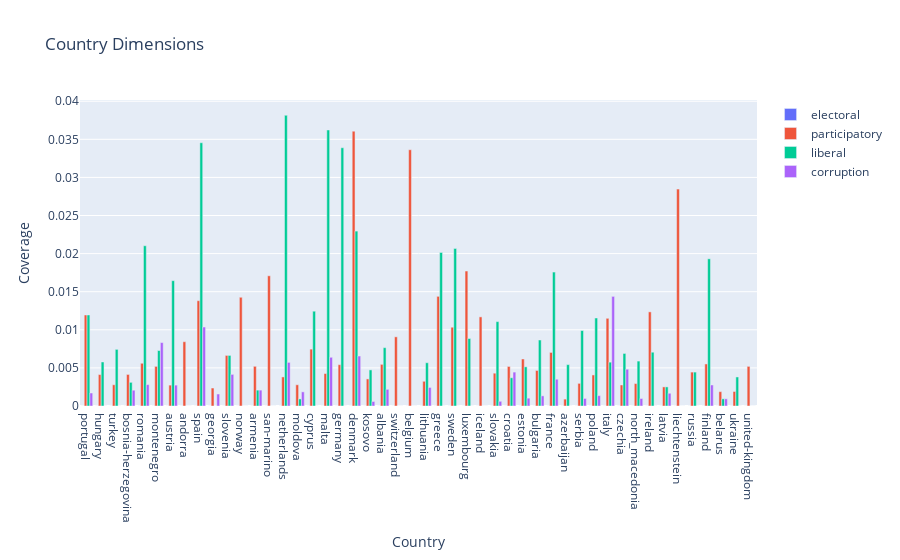

Notebook cell for this chart:
### Code cell
# plot
fig = go.Figure()

# Iterate over each column (excluding the 'Category' column)
for col in df.columns[2:]:
    fig.add_trace(go.Bar(x=df['country'], y=df[col], name=col))

# Customize the layout (optional)
fig.update_layout(title='Country Dimensions', xaxis_title='Country', yaxis_title='Coverage')

# Display the chart
fig.show()

### Figure 1 — Plotly figure (JSON) as saved in the notebook; plotly's stock layout.template omitted (floating-point values rounded to 4 significant figures)
{"data": [{"name": "electoral", "type": "bar", "x": ["portugal", "hungary", "turkey", "bosnia-herzegovina", "romania", "montenegro", "austria", "andorra", "spain", "georgia", "slovenia", "norway", "armenia", "san-marino", "netherlands", "moldova", "cyprus", "malta", "germany", "denmark", "kosovo", "albania", "switzerland", "belgium", "lithuania", "greece", "sweden", "luxembourg", "iceland", "slovakia", "croatia", "estonia", "bulgaria", "france", "azerbaijan", "serbia", "poland", "italy", "czechia", "north_macedonia", "ireland", "latvia", "liechtenstein", "russia", "finland", "belarus", "ukraine", "united-kingdom"], "y": [0, 0, 0, 0, 0, 0, 0, 0, 0, 0, 0, 0, 0, 0, 0, 0, 0, 0, 0, 0, 0, 0, 0, 0, 0, 0, 0, 0, 0, 0, 0, 0, 0, 0, 0, 0, 0, 0, 0, 0, 0, 0, 0, 0, 0, 0, 0, 0]}, {"name": "participatory", "type": "bar", "x": ["portugal", "hungary", "turkey", "bosnia-herzegovina", "romania", "montenegro", "austria", "andorra", "spain", "georgia", "slovenia", "norway", "armenia", "san-marino", "netherlands", "moldova", "cyprus", "malta", "germany", "denmark", "kosovo", "albania", "switzerland", "belgium", "lithuania", "greece", "sweden", "luxembourg", "iceland", "slovakia", "croatia", "estonia", "bulgaria", "france", "azerbaijan", "serbia", "poland", "italy", "czechia", "north_macedonia", "ireland", "latvia", "liechtenstein", "russia", "finland", "belarus", "ukraine", "united-kingdom"], "y": [0.01195, 0.004126, 0.002787, 0.004141, 0.005608, 0.005201, 0.002741, 0.008436, 0.01382, 0.002359, 0.006637, 0.01427, 0.005211, 0.01709, 0.003815, 0.002785, 0.007464, 0.004262, 0.005423, 0.03607, 0.003552, 0.005467, 0.009077, 0.03363, 0.003245, 0.01439, 0.01034, 0.01771, 0.0117, 0.004307, 0.005191, 0.00617, 0.004663, 0.007031, 0.0009052, 0.002971, 0.004076, 0.01151, 0.002759, 0.002947, 0.01235, 0.002506, 0.02847, 0.004452, 0.005519, 0.001883, 0.001906, 0.005202]}, {"name": "liberal", "type": "bar", "x": ["portugal", "hungary", "turkey", "bosnia-herzegovina", "romania", "montenegro", "austria", "andorra", "spain", "georgia", "slovenia", "norway", "armenia", "san-marino", "netherlands", "moldova", "cyprus", "malta", "germany", "denmark", "kosovo", "albania", "switzerland", "belgium", "lithuania", "greece", "sweden", "luxembourg", "iceland", "slovakia", "croatia", "estonia", "bulgaria", "france", "azerbaijan", "serbia", "poland", "italy", "czechia", "north_macedonia", "ireland", "latvia", "liechtenstein", "russia", "finland", "belarus", "ukraine", "united-kingdom"], "y": [0.01195, 0.005777, 0.007432, 0.003106, 0.02103, 0.007282, 0.01645, 0, 0.03455, 0, 0.006637, 0, 0.002084, 0, 0.03815, 0.0009282, 0.01244, 0.03622, 0.03389, 0.02295, 0.004736, 0.007653, 0, 0, 0.005679, 0.02015, 0.02067, 0.008857, 0, 0.01107, 0.003708, 0.005142, 0.00866, 0.01758, 0.005431, 0.009902, 0.01155, 0.005754, 0.006897, 0.005894, 0.007059, 0.002506, 0, 0.004452, 0.01932, 0.0009415, 0.003811, 0]}, {"name": "corruption", "type": "bar", "x": ["portugal", "hungary", "turkey", "bosnia-herzegovina", "romania", "montenegro", "austria", "andorra", "spain", "georgia", "slovenia", "norway", "armenia", "san-marino", "netherlands", "moldova", "cyprus", "malta", "germany", "denmark", "kosovo", "albania", "switzerland", "belgium", "lithuania", "greece", "sweden", "luxembourg", "iceland", "slovakia", "croatia", "estonia", "bulgaria", "france", "azerbaijan", "serbia", "poland", "italy", "czechia", "north_macedonia", "ireland", "latvia", "liechtenstein", "russia", "finland", "belarus", "ukraine", "united-kingdom"], "y": [0.001706, 0, 0, 0.002071, 0.002804, 0.008322, 0.002741, 0, 0.01036, 0.001573, 0.004148, 0, 0.002084, 0, 0.005723, 0.001856, 0, 0.006392, 0, 0.006558, 0.000592, 0.002187, 0, 0, 0.002434, 0, 0, 0, 0, 0.0006152, 0.004449, 0.001028, 0.001332, 0.003516, 0, 0.0009902, 0.001359, 0.01439, 0.004828, 0.0009824, 0, 0.001671, 0, 0, 0.00276, 0.0009415, 0, 0]}], "layout": {"autosize": true, "title": {"text": "Country Dimensions"}, "xaxis": {"autorange": true, "range": [-0.5, 47.5], "title": {"text": "Country"}, "type": "category"}, "yaxis": {"autorange": true, "range": [0, 0.04016], "title": {"text": "Coverage"}, "type": "linear"}}}
